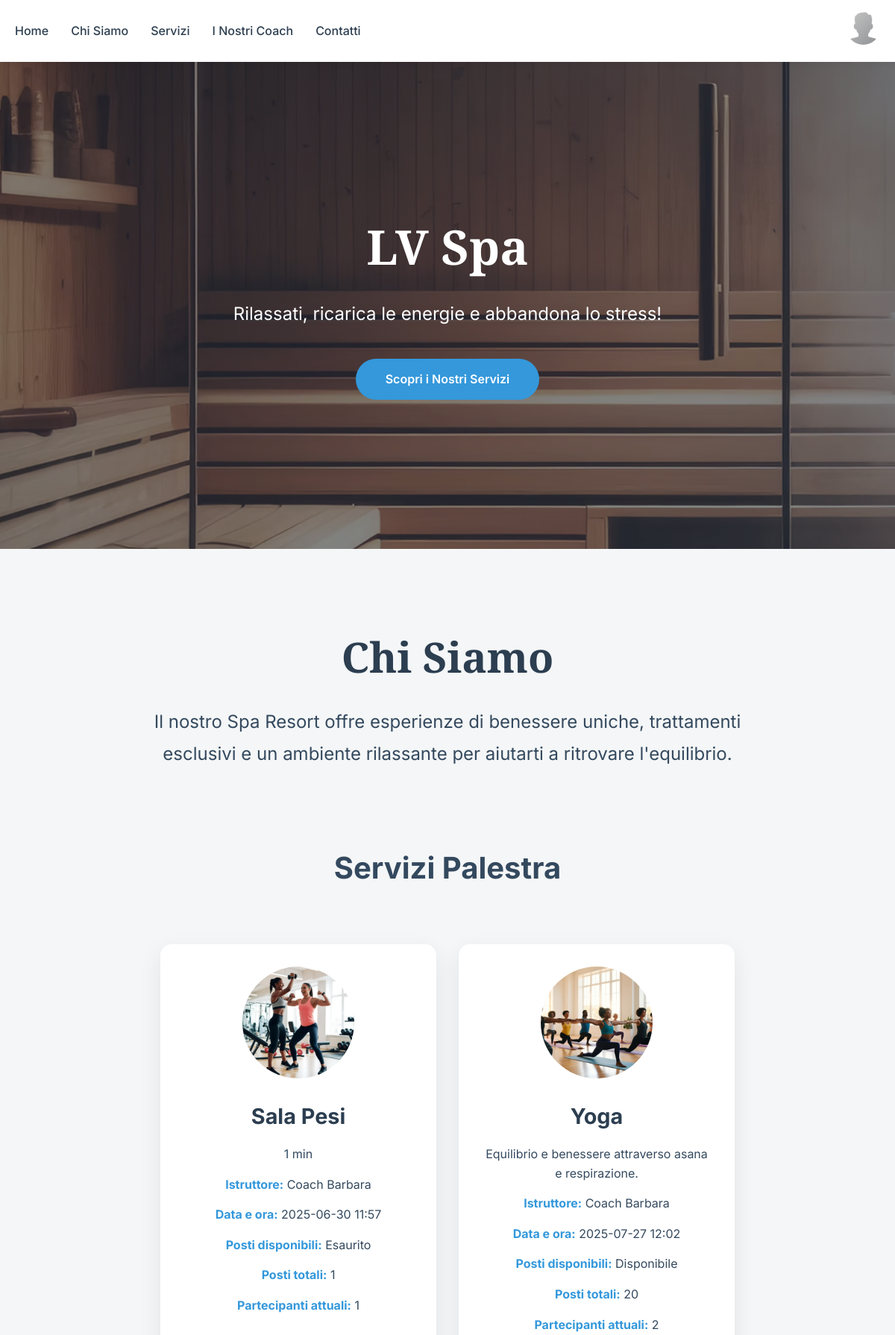
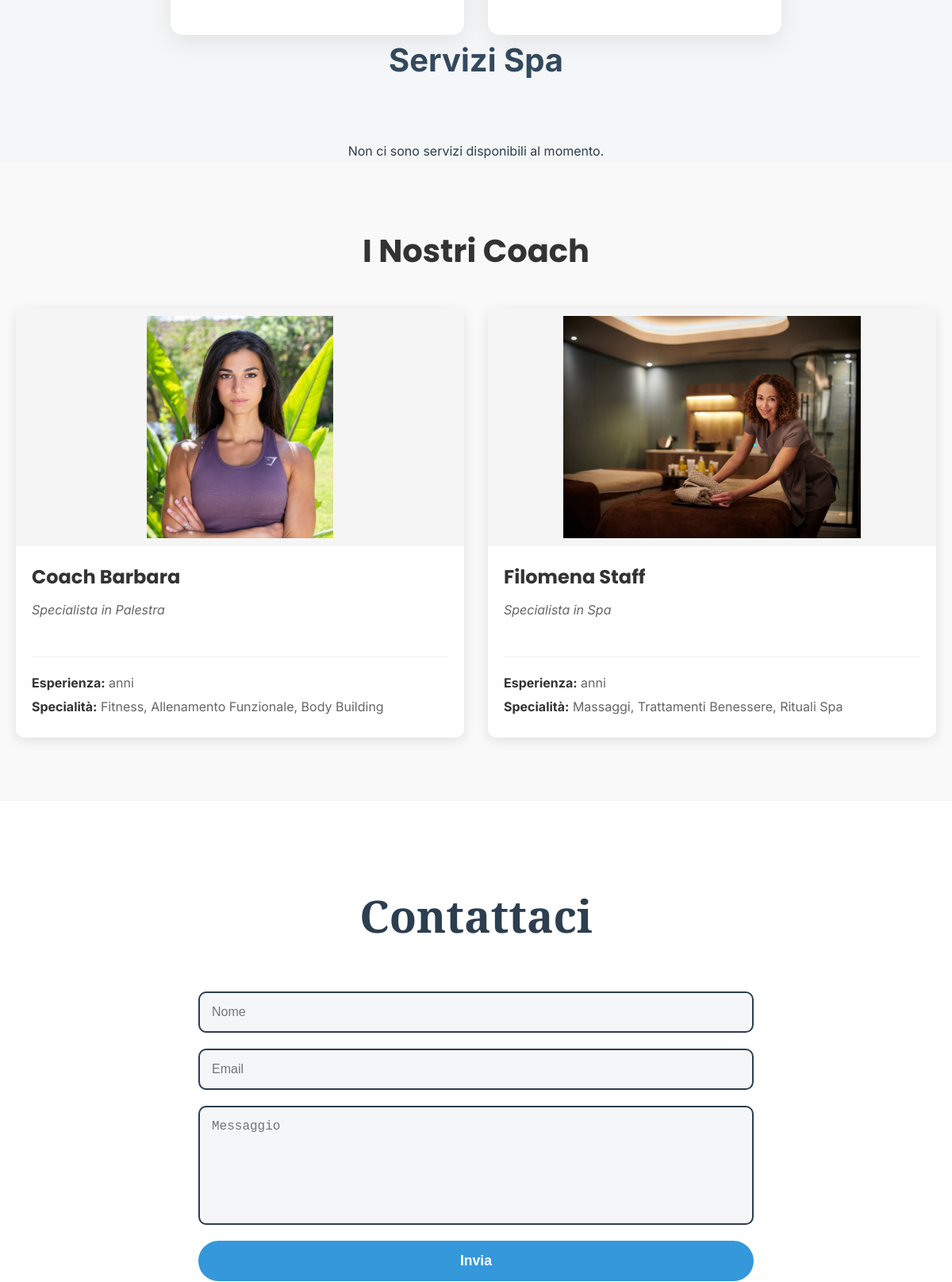
Screenshot of / (signed in, upper part) with the database file from the repository (2 pictures, top to bottom).
### users/models.py (models this page shows, shortened)
class User(AbstractBaseUser, PermissionsMixin):
    full_name = models.CharField(max_length=255, default="Nome Cognome")
    email = models.EmailField(unique=True)
    phone = models.CharField(max_length=20, blank=True)
    profile_picture = models.ImageField(
        upload_to="profile_pics/",
        default="profile_pics/def_pfp.png",
        null=True,
        blank=True
    )
    is_active = models.BooleanField(default=True)
    is_staff = models.BooleanField(default=False)
    is_superuser = models.BooleanField(default=False)
    objects = UserManager()
    USERNAME_FIELD = 'email'
    def has_free_spa_access(self):
        if self.is_staff or self.is_superuser:
            return True
        return Subscription.objects.filter(
            user=self,
            is_active=True
        ).exists()

### palestra/models.py (models this page shows, shortened)
class GymClass(models.Model):
    name = models.CharField(max_length=100, default="Marco Ros")
    description = models.TextField()
    scheduled = models.DateTimeField(default=timezone.now)
    duration = models.IntegerField(default=45)
    instructor = models.ForeignKey(User, on_delete=models.SET_NULL, null=True, related_name='instructor_classes')
    max_partecipants = models.IntegerField()
    imgs = models.ImageField(upload_to='palestra/', blank=True, null=True, help_text="Carica un'immagine del corso")
    def check_participants(self):
        return GymBooking.objects.filter(class_id=self.id).count()
    def check_availability(self):
        return self.check_participants() < self.max_partecipants

### users/views/home.py (the view)
# urls.py: 2. Add a URL to urlpatterns:  path('', views.home, name='home')
def home(req):
    now = timezone.now()
    gym_srv = GymClass.objects.filter(scheduled__gte=now)
    spa_srv = SpaService.objects.filter(scheduled__gte=now)
    coaches = User.objects.filter(is_staff=True).exclude(is_superuser=True)
    gym_date = {s.id: s.scheduled for s in gym_srv}
    spa_date = {s.id: s.scheduled for s in spa_srv}
    user_gym = []
    user_spa = []
    active_subscription = None
    if req.user.is_authenticated:
        user_gym = list(GymBooking.objects.filter(user=req.user).values_list('class_id', flat=True))
        user_spa = list(SpaBooking.objects.filter(user=req.user).values_list('service_id', flat=True))
        active_subscription = req.user.subscription_set.filter(is_active=True).first()
    ctx = {
        'gym_services': gym_srv,
        'spa_services': spa_srv,
        'gym_service_booking_dates': gym_date,
        'spa_service_booking_dates': spa_date,
        'user_gym_bookings': user_gym,
        'user_spa_bookings': user_spa,
        'active_subscription': active_subscription,
        'coaches': coaches,
        'timestamp': datetime.now().timestamp(),
        'contatti': 'Contatti',
        'i_nostri_coach': 'I nostri Coach',
        'is_free': active_subscription is not None
    }
    return render(req, 'users/home.html', ctx)

### users/templatetags/custom_filter.py (called while the page is built)
@register.filter
def get_item(dictionary, key):
    return dictionary.get(key, '')

### users/templates/users/home.html (shortened to what this page needs)
{% extends 'users/navbar_template.html' %}
{% load static %}
{% load custom_filter %}
{% block content %}
<!DOCTYPE html>
<html lang="it">
<head>
<link rel="stylesheet" href="{% static 'users/css/home.css' %}">
<link rel="stylesheet" href="{% static 'users/css/popup.css' %}">
</head>
<body>
<section id="home" class="hero">
<div class="hero-content">
<h1>LV Spa</h1>
<p>Rilassati, ricarica le energie e abbandona lo stress!</p>
<a href="#services" class="btn">Scopri i Nostri Servizi</a>
</div>
</section>
<section id="about" class="about">
<h2>Chi Siamo</h2>
<p>Il nostro Spa Resort offre esperienze di benessere uniche, trattamenti esclusivi e un ambiente rilassante per aiutarti a ritrovare l'equilibrio.</p>
</section>
<section id="services">
    <div class="services-category">
        <h3>Servizi Palestra</h3>
        {% for service in gym_services %}
        <div class="service-card {% if service.id in user_gym_bookings %}booked no-click{% endif %}"
        data-id="{{ service.id }}"
        data-type="gym"
        data-name="{{ service.name }}"
        data-description="{{ service.description }}"
        data-instructor="{{ service.instructor.full_name }}"
        data-max-participants="{{ service.max_partecipants }}"
        data-current-participants="{{ service.check_participants }}"
        data-available="{{ service.check_availability }}"
        data-booking-date="{% with booking_date=gym_service_booking_dates|get_item:service.id %}{% if booking_date %}{{ booking_date|date:'Y-m-d H:i' }}{% else %}Nessuna data disponibile{% endif %}{% endwith %}">
        <img src="{{ service.imgs.url }}" alt="{{ service.name }}">
        <h3>{{ service.name }}</h3>
        <p>{{ service.description }}</p>
        <p><strong>Istruttore:</strong> {{ service.instructor.full_name }}</p>
        <p><strong>Data e ora:</strong>
            {% with booking_date=gym_service_booking_dates|get_item:service.id %}
                {% if booking_date %}
                    <span class="detail-value">{{ booking_date|date:"Y-m-d H:i" }}</span>
                {% else %}
                    Nessuna data disponibile
                {% endif %}
            {% endwith %}
        </p>
        <p><strong>Posti disponibili:</strong>
        {% if service.check_availability %}
            Disponibile
        {% else %}
            Esaurito
        {% endif %}
        </p>
        <p><strong>Posti totali:</strong> {{ service.max_partecipants }}</p>
        <p><strong>Partecipanti attuali:</strong> {{ service.check_participants }}</p>
    </div>
    {% empty %}
    <p>Non ci sono servizi disponibili al momento.</p>
    {% endfor %}
</div>
<div class="services-category">
    <h3>Servizi Spa</h3>
    {% for service in spa_services %}
    <div class="service-card {% if service.id in user_spa_bookings %}booked no-click{% endif %}"
     data-id="{{ service.id }}"
     data-type="spa"
     data-name="{{ service.name }}"
     data-description="{{ service.description }}"
     data-price="{{ service.price }}"
     data-available="{{ service.check_availability }}"
     data-operator="{{ service.operator.full_name }}"
     data-max-participants="{{ service.max_partecipants }}"
     data-current-participants="{{ service.check_participants }}"
     data-booking-date="{% with booking_date=spa_service_booking_dates|get_item:service.id %}{% if booking_date %}{{ booking_date|date:'Y-m-d H:i' }}{% else %}Nessuna data disponibile{% endif %}{% endwith %}">
    <img src="{{ service.imgs.url }}" alt="{{ service.name }}">
    <h3>{{ service.name }}</h3>
    <p>{{ service.description }}</p>
    <p><strong>Operatore:</strong> {{ service.operator.full_name }}</p>
    <p><strong>Prezzo:</strong>
        {% if request.user.is_authenticated and request.user.has_free_spa_access %}
            <span class="free-price">Gratuito con {{ active_subscription.plan.name }}</span>
        {% else %}
            €{{ service.price }}
        {% endif %}
    </p>
    <p><strong>Data e ora:</strong>
        {% with booking_date=spa_service_booking_dates|get_item:service.id %}
            {% if booking_date %}
                <span class="detail-value">{{ booking_date|date:"Y-m-d H:i" }}</span>
            {% else %}
                Nessuna data disponibile
            {% endif %}
        {% endwith %}
    </p>
    <p><strong>Posti disponibili:</strong>
     {% if service.check_availability %}
     Disponibile
     {% else %}
     Esaurito
     {% endif %}
    </p>
    <p><strong>Posti totali:</strong> {{ service.max_partecipants }}</p>
    <p><strong>Partecipanti attuali:</strong> {{ service.check_participants }}</p>
    {% if service.id in user_spa_bookings %}
        <p class="already-booked">Hai già prenotato questo servizio</p>
    {% endif %}
    </div>
    {% empty %}
    <p>Non ci sono servizi disponibili al momento.</p>
    {% endfor %}
</div>
</section>
<section id="coaches" class="coaches">
    <h2>I Nostri Coach</h2>
    <div class="coaches-grid">
        {% for coach in coaches %}
        <div class="coach-card">
            <div class="coach-image-container">
                <img src="{{ coach.profile_picture.url }}" alt="{{ coach.full_name }}" class="coach-image">
            </div>
            <div class="coach-info">
                <h3>{{ coach.full_name }}</h3>
                <p class="coach-specialization">
                    {% if 'COACH' in coach.full_name|upper %}
                        Specialista in Palestra
                    {% else %}
                        Specialista in Spa
                    {% endif %}
                </p>
                <div class="coach-details">
                    <p><strong>Esperienza:</strong> {{ coach.experience }} anni</p>
                    <p><strong>Specialità:</strong>
                        {% if 'COACH' in coach.full_name|upper %}
                            Fitness, Allenamento Funzionale, Body Building
                        {% else %}
                            Massaggi, Trattamenti Benessere, Rituali Spa
                        {% endif %}
                    </p>
                </div>
            </div>
        </div>
        {% empty %}
        <p>Nessun coach disponibile al momento.</p>
        {% endfor %}
    </div>
</section>
<section id="contact" class="contact">
<h2>Contattaci</h2>
<form id="contact-form" method="POST" action="{% url 'login' %}">
<input type="text" name="name" placeholder="Nome" required>
<input type="email" name="email" placeholder="Email" required>
<textarea name="message" placeholder="Messaggio" required></textarea>
<button type="submit">Invia</button>
</form>
</section>
{% endblock %}

### users/templates/users/navbar_template.html (shortened to what this page needs)
{% load static %}
<!DOCTYPE html>
<html lang="it">
<head>
    <link rel="stylesheet" href="{% static 'users/css/home.css' %}">
</head>
<body>
    <header>
        <nav class="navbar">
            <ul class="nav-links">
                <li><a href="{% url 'home' %}#home">Home</a></li>
                <li><a href="{% url 'home' %}#about">Chi Siamo</a></li>
                <li><a href="{% url 'home' %}#services">Servizi</a></li>
                <li><a href="{% url 'home' %}#coaches">I Nostri Coach</a></li>
                <li><a href="{% url 'home' %}#contact">Contatti</a></li>
            </ul>
            <div class="header-actions">
                {% if user.is_authenticated %}
                    <div class="dropdown">
                        <img
                            src="{{ user.profile_picture.url }}"
                            alt="Immagine profilo utente"
                            class="user-profile-pic"
                        >
                    </div>
                {% else %}
                    <button class="login-btn" onclick="window.location.href='{% url 'login' %}?tab=login'">Login</button>
                    <button class="register-btn" onclick="window.location.href='{% url 'login' %}?tab=register'">Registrati</button>
                {% endif %}
            </div>
        </nav>
    </header>
{% block content %}{% endblock %}
</body>
</html>

### users/static/users/css/popup.css (style rules this page uses)
.detail-value { width: 60%; }

### users/templates/users/home.html (style rules this page uses)
html { scroll-behavior: smooth; }
.coaches { padding: 80px 20px; background-color: #f9f9f9; }
.coaches h2 { text-align: center; margin-bottom: 40px; color: #333; font-family: 'Poppins', sans-serif; font-size: 2.5em; }
.coaches-grid { display: grid; grid-template-columns: repeat(auto-fit, minmax(300px, 1fr)); gap: 30px; max-width: 1200px; margin: 0 auto; }
.coach-card { background: white; border-radius: 10px; overflow: hidden; box-shadow: 0 4px 15px rgba(0, 0, 0, 0.1); transition: transform 0.3s ease; display: flex; flex-direction: column; }
.coach-image-container { width: 100%; height: 300px; overflow: hidden; position: relative; background-color: #f5f5f5; display: flex; align-items: center; justify-content: center; }
.coach-image { width: 100%; height: 100%; object-fit: contain; object-position: center; transition: transform 0.3s ease; padding: 10px; }
.coach-info { padding: 20px; flex-grow: 1; display: flex; flex-direction: column; }
.coach-info h3 { color: #333; margin: 0 0 10px 0; font-family: 'Poppins', sans-serif; font-size: 1.5em; }
.coach-specialization { color: #666; font-style: italic; margin-bottom: 15px; }
.coach-details { border-top: 1px solid #eee; padding-top: 15px; margin-top: 15px; }
.coach-details p { margin: 5px 0; color: #666; }
.coach-details strong { color: #333; }

### rows the page displays
User: profile_picture (picture)
GymClass: imgs (picture), name "Sala Pesi", description "1 min", instructor.full_name "Coach Barbara", scheduled "2025-06-30 11:57", shows "Esaurito", max_partecipants "1", check_participants "1"
GymClass: imgs (picture), name "Yoga", description "Equilibrio e benessere attraverso asana e respirazione.", instructor.full_name "Coach Barbara", scheduled "2025-07-27 12:02", shows "Disponibile", max_partecipants "20", check_participants "2"
User: profile_picture (picture), full_name "Coach Barbara", shows "Specialista in Palestra", shows "Fitness, Allenamento Funzionale, Body Building"
User: profile_picture (picture), full_name "Filomena Staff", shows "Specialista in Spa", shows "Massaggi, Trattamenti Benessere, Rituali Spa"
